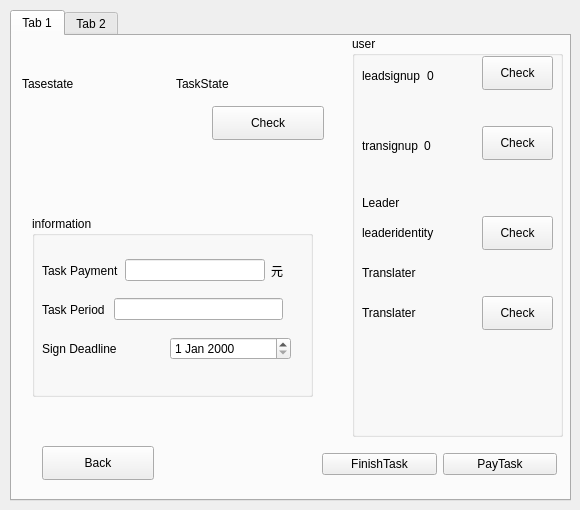
    <widget class="QWidget" name="checkmypostpage">
     <widget class="QTabWidget" name="tabWidget">
      <property name="geometry">
       <rect>
        <x>10</x>
        <y>10</y>
        <width>561</width>
        <height>491</height>
       </rect>
      </property>
      <property name="currentIndex">
       <number>0</number>
      </property>
      <widget class="QWidget" name="tab">
       <attribute name="title">
        <string>Tab 1</string>
       </attribute>
       <widget class="QWidget" name="layoutWidget">
        <property name="geometry">
         <rect>
          <x>10</x>
          <y>30</y>
          <width>301</width>
          <height>36</height>
         </rect>
        </property>
        <layout class="QHBoxLayout" name="horizontalLayout_3">
         <item>
          <widget class="QLabel" name="taskstatelabel">
           <property name="text">
            <string>Tasestate</string>
           </property>
          </widget>
         </item>
         <item>
          <widget class="QLabel" name="taskstateread">
           <property name="text">
            <string>TaskState</string>
           </property>
          </widget>
         </item>
        </layout>
       </widget>
       <widget class="QPushButton" name="backbutton">
        <property name="geometry">
         <rect>
          <x>30</x>
          <y>410</y>
          <width>112</width>
          <height>34</height>
         </rect>
        </property>
        <property name="text">
         <string>Back</string>
        </property>
       </widget>
       <widget class="QGroupBox" name="groupBox_2">
        <property name="geometry">
         <rect>
          <x>20</x>
          <y>180</y>
          <width>281</width>
          <height>181</height>
         </rect>
        </property>
        <property name="title">
         <string>information</string>
        </property>
        <widget class="QWidget" name="layoutWidget_12">
         <property name="geometry">
          <rect>
           <x>10</x>
           <y>120</y>
           <width>249</width>
           <height>26</height>
          </rect>
         </property>
         <layout class="QHBoxLayout" name="horizontalLayout_17">
          <item>
           <widget class="QLabel" name="signupdeadline">
            <property name="text">
             <string>Sign Deadline</string>
            </property>
           </widget>
          </item>
          <item>
           <widget class="QDateEdit" name="signupdeadlineedit"/>
          </item>
         </layout>
        </widget>
        <widget class="QWidget" name="layoutWidget_14">
         <property name="geometry">
          <rect>
           <x>10</x>
           <y>80</y>
           <width>241</width>
           <height>27</height>
          </rect>
         </property>
         <layout class="QHBoxLayout" name="horizontalLayout_16">
          <item>
           <widget class="QLabel" name="circletimelabel">
            <property name="text">
             <string>Task Period </string>
            </property>
           </widget>
          </item>
          <item>
           <widget class="QLineEdit" name="circletimeedit"/>
          </item>
         </layout>
        </widget>
        <widget class="QWidget" name="layoutWidget_2">
         <property name="geometry">
          <rect>
           <x>10</x>
           <y>40</y>
           <width>241</width>
           <height>29</height>
          </rect>
         </property>
         <layout class="QHBoxLayout" name="horizontalLayout_4">
          <item>
           <layout class="QHBoxLayout" name="horizontalLayout_18">
            <item>
             <widget class="QLabel" name="taskpaymentlabel">
              <property name="text">
               <string>Task Payment</string>
              </property>
             </widget>
            </item>
            <item>
             <widget class="QLineEdit" name="taskpaymentedit"/>
            </item>
           </layout>
          </item>
          <item>
           <widget class="QLabel" name="yuanlabel">
            <property name="text">
             <string>元</string>
            </property>
           </widget>
          </item>
         </layout>
        </widget>
       </widget>
       <widget class="QGroupBox" name="groupBox_4">
        <property name="geometry">
         <rect>
          <x>340</x>
          <y>0</y>
          <width>211</width>
          <height>401</height>
         </rect>
        </property>
        <property name="title">
         <string>user</string>
        </property>
        <widget class="QLabel" name="translatelaber">
         <property name="geometry">
          <rect>
           <x>10</x>
           <y>220</y>
           <width>81</width>
           <height>34</height>
          </rect>
         </property>
         <property name="text">
          <string>Translater</string>
         </property>
        </widget>
        <widget class="QLabel" name="leaderlabel">
         <property name="geometry">
          <rect>
           <x>10</x>
           <y>150</y>
           <width>54</width>
           <height>34</height>
          </rect>
         </property>
         <property name="text">
          <string>Leader</string>
         </property>
        </widget>
        <widget class="QPushButton" name="leadersignupbutton">
         <property name="geometry">
          <rect>
           <x>130</x>
           <y>20</y>
           <width>71</width>
           <height>34</height>
          </rect>
         </property>
         <property name="text">
          <string>Check</string>
         </property>
        </widget>
        <widget class="QPushButton" name="transignupbutton">
         <property name="geometry">
          <rect>
           <x>130</x>
           <y>90</y>
           <width>71</width>
           <height>34</height>
          </rect>
         </property>
         <property name="text">
          <string>Check</string>
         </property>
        </widget>
        <widget class="QWidget" name="layoutWidget">
         <property name="geometry">
          <rect>
           <x>10</x>
           <y>100</y>
           <width>110</width>
           <height>20</height>
          </rect>
         </property>
         <layout class="QHBoxLayout" name="horizontalLayout_10">
          <item>
           <widget class="QLabel" name="p_transignupabel">
            <property name="text">
             <string>transignup</string>
            </property>
           </widget>
          </item>
          <item>
           <widget class="QLabel" name="p_transignnum">
            <property name="text">
             <string>0</string>
            </property>
           </widget>
          </item>
         </layout>
        </widget>
        <widget class="QWidget" name="layoutWidget">
         <property name="geometry">
          <rect>
           <x>10</x>
           <y>30</y>
           <width>110</width>
           <height>20</height>
          </rect>
         </property>
         <layout class="QHBoxLayout" name="horizontalLayout_11">
          <item>
           <widget class="QLabel" name="p_leadersignuplabel">
            <property name="text">
             <string>leadsignup</string>
            </property>
           </widget>
          </item>
          <item>
           <widget class="QLabel" name="p_leadersignnum">
            <property name="text">
             <string>0</string>
            </property>
           </widget>
          </item>
         </layout>
        </widget>
        <widget class="QLabel" name="p_leaderidentity">
         <property name="geometry">
          <rect>
           <x>10</x>
           <y>180</y>
           <width>101</width>
           <height>34</height>
          </rect>
         </property>
         <property name="text">
          <string>leaderidentity</string>
         </property>
        </widget>
        <widget class="QPushButton" name="p_checkleaderbutton">
         <property name="geometry">
          <rect>
           <x>130</x>
           <y>180</y>
           <width>71</width>
           <height>34</height>
          </rect>
         </property>
         <property name="text">
          <string>Check</string>
         </property>
        </widget>
        <widget class="QPushButton" name="p_checktranbutton">
         <property name="geometry">
          <rect>
           <x>130</x>
           <y>260</y>
           <width>71</width>
           <height>34</height>
          </rect>
         </property>
         <property name="text">
          <string>Check</string>
         </property>
        </widget>
        <widget class="QLabel" name="p_translaters">
         <property name="geometry">
          <rect>
           <x>10</x>
           <y>260</y>
           <width>111</width>
           <height>34</height>
          </rect>
         </property>
         <property name="text">
          <string>Translater</string>
         </property>
        </widget>
       </widget>
       <widget class="QWidget" name="layoutWidget">
        <property name="geometry">
         <rect>
          <x>310</x>
          <y>410</y>
          <width>235</width>
          <height>36</height>
         </rect>
        </property>
        <layout class="QHBoxLayout" name="horizontalLayout_9">
         <item>
          <widget class="QPushButton" name="finishtaskbutton">
           <property name="text">
            <string>FinishTask</string>
           </property>
          </widget>
         </item>
         <item>
          <widget class="QPushButton" name="paytaskbutton">
           <property name="text">
            <string>PayTask</string>
           </property>
          </widget>
         </item>
        </layout>
       </widget>
       <widget class="QPushButton" name="checktaskstatebutton">
        <property name="geometry">
         <rect>
          <x>200</x>
          <y>70</y>
          <width>112</width>
          <height>34</height>
         </rect>
        </property>
        <property name="text">
         <string>Check</string>
        </property>
       </widget>
      </widget>
      <widget class="QWidget" name="tab_2">
       <attribute name="title">
        <string>Tab 2</string>
       </attribute>
      </widget>
     </widget>
    </widget>
